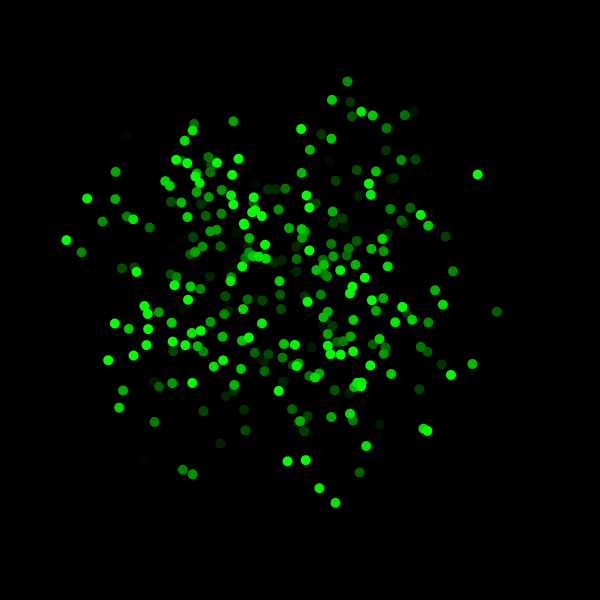
Frame 1 (no input)
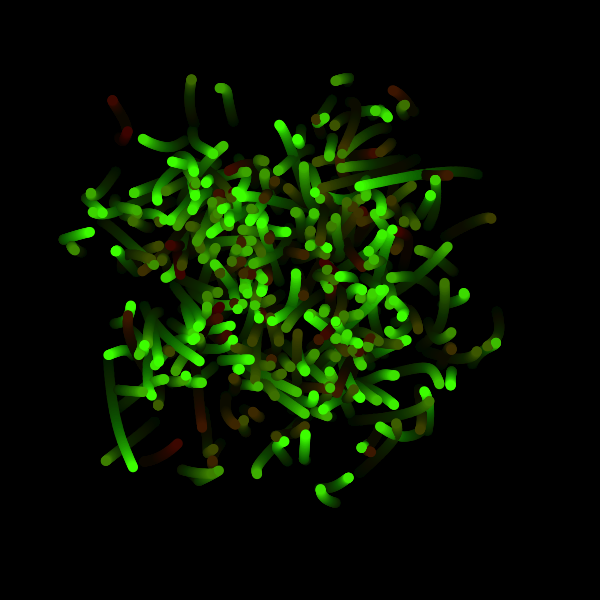
Frame 60 (the mouse pressed at the canvas centre just before this capture)
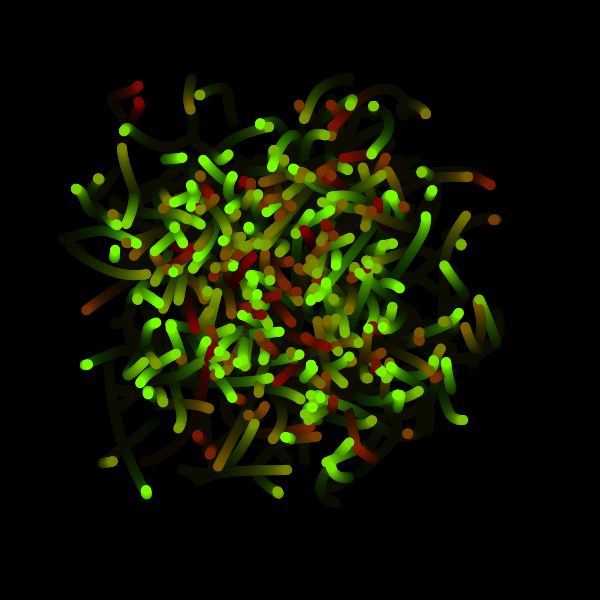
Frame 120 (the mouse held since frame 60 and released just before this capture)

The Processing sketch that drew these frames (run headless with seeded random() and noise(); from frame 60 on, the mouse is pressed at the canvas centre):

// Processing sketch: magicworms
// ── magicworms.pde
int x=0;  
int y=0;  
int z=0;  


void setup(){
size(600,600);
background(0, 0, 0); 


  
}

void draw(){
  makeMagical();
  for (int i=0;i<301;i++){
    z=z+1;
   x= (int) random(600);
   y= (int) random(600);
   fill(frameCount,i,0);
   ellipse(getWormX(i),getWormY(i),10,10);
  }
 
  
  
}
    float frequency = .002;
    float noiseInterval = PI;

    void makeMagical() {
        fill( 0, 0, 0, 10 );
        rect(0, 0, width, height);
        noStroke();
    }

    float getWormX(int i) {
        return map(noise(i*noiseInterval + frameCount * frequency), 0, 1, 0, width);
    }

    float getWormY(int i) {
        return map(noise(i*noiseInterval+1 + frameCount * frequency), 0, 1, 0, height);
    }
